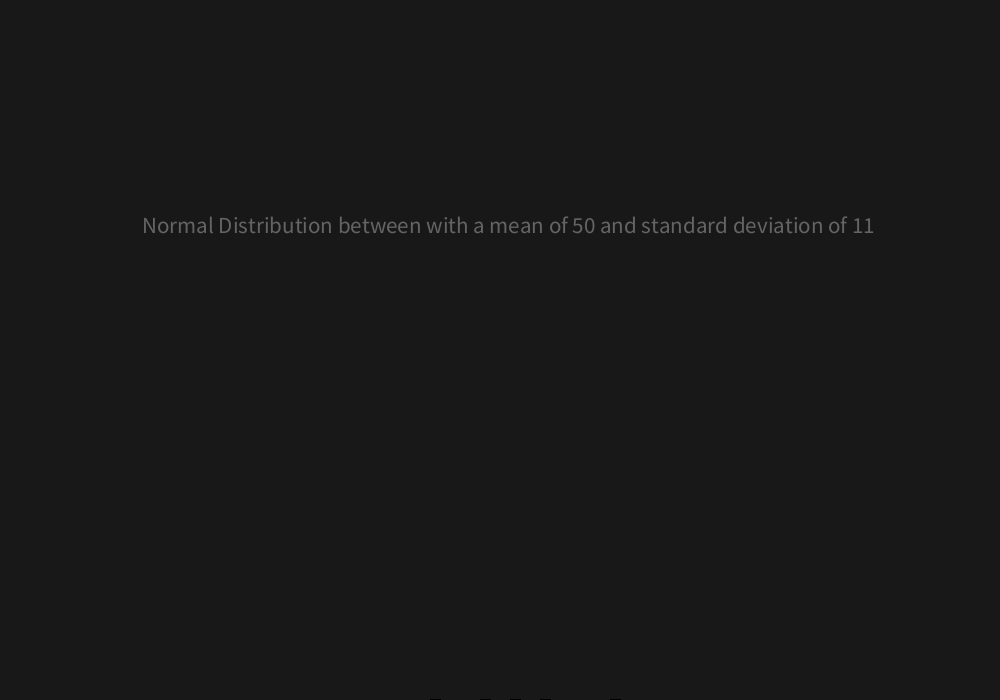
Frame 1 (no input)
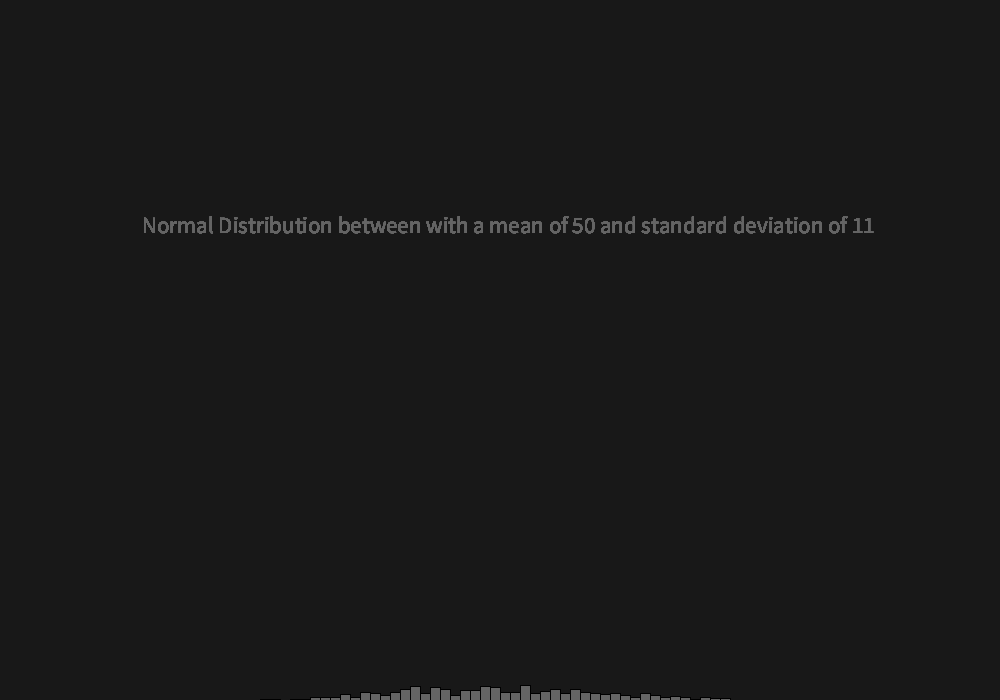
Frame 60 (the mouse pressed at the canvas centre just before this capture)
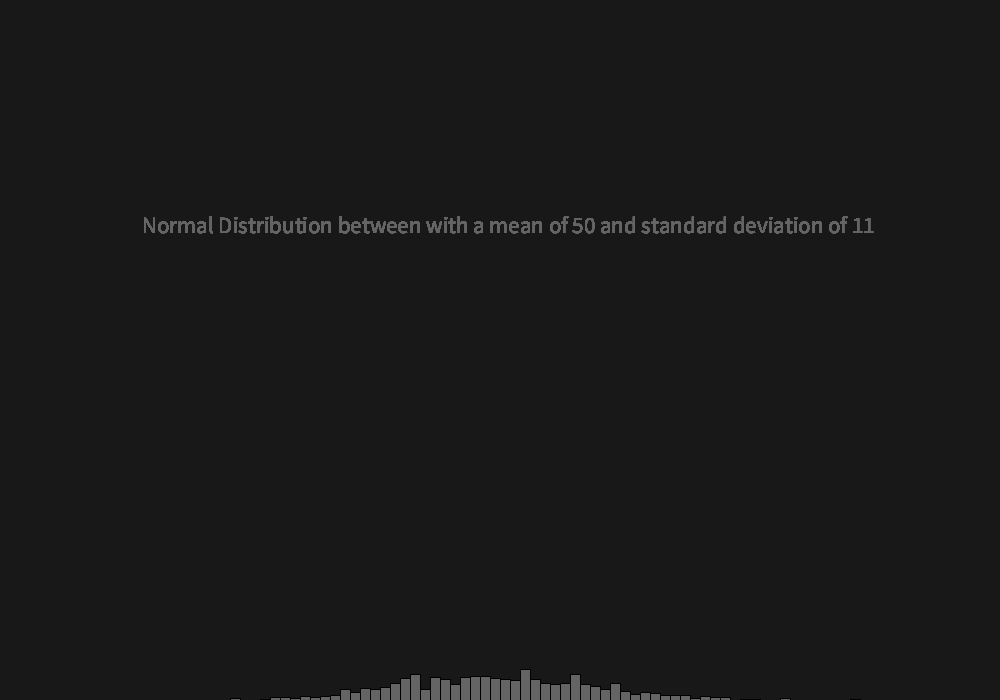
Frame 120 (the mouse held since frame 60 and released just before this capture)

The Processing sketch that drew these frames (run headless with seeded random() and noise(); from frame 60 on, the mouse is pressed at the canvas centre):

// Processing sketch: I4_GaussianDistribution
// ── I4_GaussianDistribution.pde

int numRectangles; // Number of rectangles we're going to have
int[] randomNumbers; // Array to hold our randomly generated numbers
int chosenNum; // The number that has been randomly selected
int generations; // The number of random numbers you want to generate per frame. More is faster.

void setup() {
    size(1000, 700);
    background(24);
    fill(100, 100, 100);
    textSize(height / 30);
    

    numRectangles = 100; // Changing this number will not break the visuals, go for it
    randomNumbers = new int[numRectangles]; // Creating an array to hold the generated numbers
    generations = 5; // Changing this number increases / decreases the speed of the sim

}

void draw() {
    text("Normal Distribution between with a mean of " + numRectangles/2 + " and standard deviation of " + numRectangles/9, (width/7), height/3);

    for (int i = 0; i < generations; i++) { // This code runs once per 'generation' defined above 
        chosenNum = (int)(randomGaussian() * numRectangles/10 + (numRectangles/2)); // This is where we generate a random number with a min of 0
        randomNumbers[chosenNum]--;               // and a max based on the number of rectangles.
    }

    for (int i = 0; i < numRectangles; i++) { // Goes through every rectangle and redraws it with a new height based on the value of the corresponding int in randomNumbers.
        rect(i * (width/numRectangles), height, width/numRectangles, randomNumbers[i]);
    }
}
